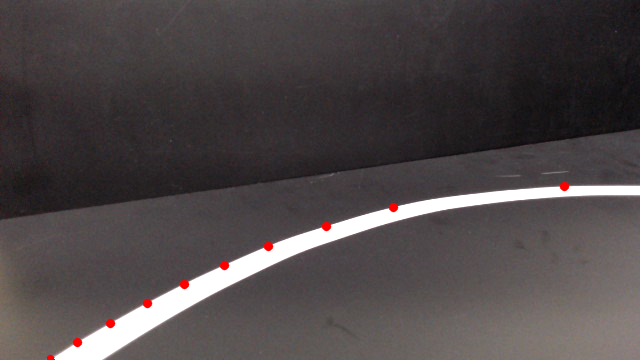
//> input picture opencv_test/image.png, 640 x 360 px
$ ./debug_edge_track image.png   (built with g++ and OpenCV 4)
//> lines starting //> are read from the running program, lines starting //| are printed output that depends on the picture; after the words box and inside, x2 and y2 are one past the last pixel; in counts of white or black regions, pixels touching at a corner belong together
#include <opencv2/opencv.hpp>
#include <iostream>

using namespace cv;
using namespace std;

static const string kWinParams = "Params";
static const string kWinView   = "View";

// ===== 트랙바 상태값 (초기값) =====
int use_channel = 2;      // 0: Gray, 1: S(HSV), 2: OR(Fusion)
int g_t1 = 60,  g_t2 = 260;  // Gray Canny thresholds
int s_t1 = 50,  s_t2 = 150;  // S    Canny thresholds

int blur_n = 2;           // Gaussian ksize = 2*blur_n + 1  (1,3,5,7..)
int sigma10 = 12;         // sigmaX = sigma10/10.0
int aperture_idx = 0;     // 0->3, 1->5, 2->7
int l2grad = 1;           // 0/1

int morph_on = 1;         // 0/1
int morph_n = 1;          // kernel = 2*morph_n+1

// ===== 유틸 =====
inline int odd_from_n(int n) { return 2*n + 1; }

static Mat run_canny(const Mat& src, int t1, int t2, int aperture_idx, bool l2) {
    int apertureSize = 3 + 2*aperture_idx; // 3,5,7
    Mat edges;
    Canny(src, edges, t1, t2, apertureSize, l2);
    return edges;
}

static Mat make_edge_map(const Mat& bgr) {
    // 채널 준비
    Mat gray; cvtColor(bgr, gray, COLOR_BGR2GRAY);
    Mat hsv;  cvtColor(bgr, hsv, COLOR_BGR2HSV);
    vector<Mat> ch; split(hsv, ch);
    Mat S = ch[1];

    // 블러
    int k_blur = max(1, odd_from_n(blur_n));
    double sigmaX = sigma10 / 10.0;
    if (k_blur > 1 || sigmaX > 0.0) {
        GaussianBlur(gray, gray, Size(k_blur, k_blur), sigmaX);
        GaussianBlur(S,    S,    Size(k_blur, k_blur), sigmaX);
    }

    // Canny
    Mat e_gray = run_canny(gray, g_t1, g_t2, aperture_idx, l2grad != 0);
    Mat e_s    = run_canny(S,    s_t1, s_t2, aperture_idx, l2grad != 0);

    Mat edge;
    if (use_channel == 0)      edge = e_gray;
    else if (use_channel == 1) edge = e_s;
    else                       bitwise_or(e_gray, e_s, edge);

    // 모폴로지 close
    if (morph_on) {
        int k_morph = max(1, odd_from_n(morph_n));
        Mat k = getStructuringElement(MORPH_RECT, Size(k_morph, k_morph));
        morphologyEx(edge, edge, MORPH_CLOSE, k);
    }
    return edge;
}

// 두 이미지를 같은 높이로 나란히 보기
static Mat side_by_side(const Mat& left, const Mat& right) {
    int h = 720; // 보기 편한 기본 높이
    double scaleL = (double)h / left.rows;
    double scaleR = (double)h / right.rows;
    Mat L, R;
    resize(left,  L, Size(), scaleL, scaleL, INTER_AREA);
    resize(right, R, Size(), scaleR, scaleR, INTER_NEAREST);
    Mat R3; cvtColor(R, R3, COLOR_GRAY2BGR);
    Mat cat; hconcat(L, R3, cat);
    return cat;
}

int main(int argc, char** argv) {
    if (argc < 2) {
        cerr << "사용법: " << argv[0] << " <이미지 경로>\n";
        return -1;
    }

    Mat img = imread(argv[1]);
//> img is the input picture: 360 rows x 640 cols, CV_8UC3; mean B, G, R 72.2, 71.2, 77.9
    if (img.empty()) {
        cerr << "이미지를 불러올 수 없습니다: " << argv[1] << "\n";
        return -1;
    }

    namedWindow(kWinParams, WINDOW_AUTOSIZE);
    namedWindow(kWinView,   WINDOW_NORMAL);

    createTrackbar("Channel(0:Gray,1:S,2:OR)", kWinParams, &use_channel, 2);
    createTrackbar("Gray T1",  kWinParams, &g_t1,  1000);
    createTrackbar("Gray T2",  kWinParams, &g_t2,  1000);
    createTrackbar("S T1",     kWinParams, &s_t1,  1000);
    createTrackbar("S T2",     kWinParams, &s_t2,  1000);

    createTrackbar("Blur n(ksz=2n+1)", kWinParams, &blur_n, 10);
    createTrackbar("Sigma x(x0.1)",    kWinParams, &sigma10, 50);

    createTrackbar("Aperture(0:3,1:5,2:7)", kWinParams, &aperture_idx, 2);
    createTrackbar("L2gradient(0/1)",       kWinParams, &l2grad, 1);

    createTrackbar("Morph close(0/1)", kWinParams, &morph_on, 1);
    createTrackbar("Morph n(ksz=2n+1)", kWinParams, &morph_n, 5);

    cout << "[단축키] q/ESC: 종료, s: edge 저장(edge_output.png), p: 현재 파라미터 콘솔 출력\n";

    while (true) {
        Mat edges = make_edge_map(img);
//> in make_edge_map, `cvtColor(bgr, hsv, COLOR_BGR2HSV)`: hsv: 360 rows x 640 cols, CV_8UC3; mean H, S, V 108.3, 27, 78
//> in make_edge_map, `split(hsv, ch)`:
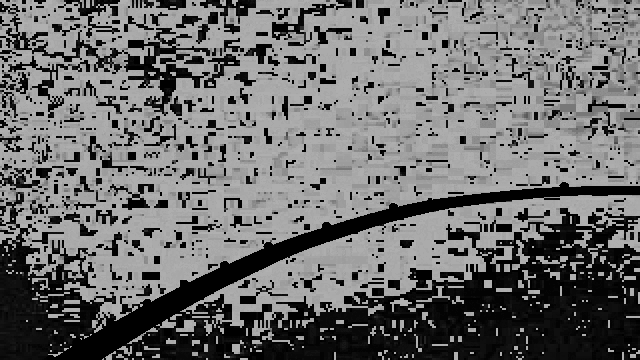
//> ch[0]: 360 rows x 640 cols, CV_8UC1; min 0, max 179, mean 108.3
//> in make_edge_map, `split(hsv, ch)`:
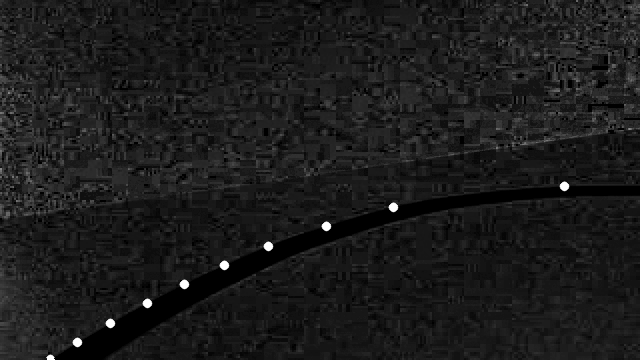
//> ch[1]: 360 rows x 640 cols, CV_8UC1; min 0, max 255, mean 27
//> in run_canny, `Canny(src, edges, t1, t2, apertureSize, l2);`:
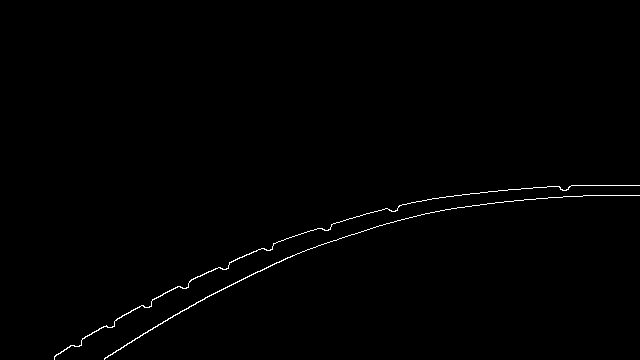
//> edges: 360 rows x 640 cols, CV_8UC1; 0.6% white in thin lines or dots, all inside (x1, y1, x2, y2) = (54, 185, 640, 360)
//> call 2 of run_canny, with t1 = 50, t2 = 150, aperture_idx = 0, l2 = true
//> in run_canny (call 2), `int apertureSize = 3 + 2*aperture_idx;`: apertureSize = 3
//> in run_canny (call 2), `Canny(src, edges, t1, t2, apertureSize, l2);`:
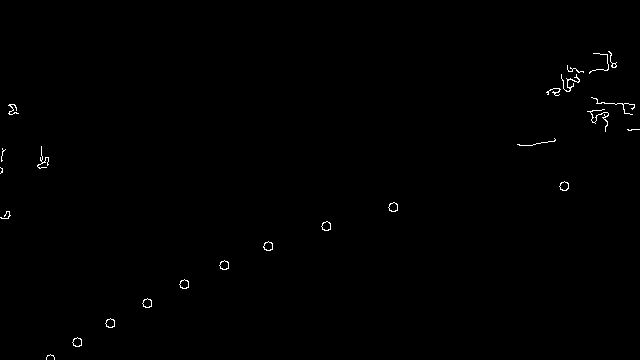
//> edges: 360 rows x 640 cols, CV_8UC1; 0.4% white in thin lines or dots, all inside (x1, y1, x2, y2) = (0, 51, 640, 360)
//> in make_edge_map, `morphologyEx(edge, edge, MORPH_CLOSE, k);`:
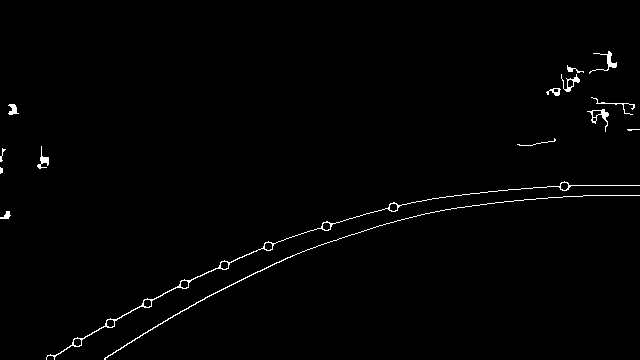
//> edge: 360 rows x 640 cols, CV_8UC1; 1.1% white in thin lines or dots, all inside (x1, y1, x2, y2) = (0, 51, 640, 360)

        // 상태 텍스트
        int apertureSize = 3 + 2*aperture_idx;  // 3/5/7
//> apertureSize = 3
        double sigmaX = sigma10 / 10.0;
        string info = format(
            "Chan:%d | G(%d,%d) S(%d,%d) | Blur:%d sig:%.1f | Ap:%d L2:%d | Morph:%d k:%d",
            use_channel, g_t1, g_t2, s_t1, s_t2, 2*blur_n+1, sigmaX, apertureSize, l2grad, morph_on, 2*morph_n+1);

        Mat view = side_by_side(img, edges);
//> in side_by_side, `resize(right, R, Size(), scaleR, scaleR, INTER_NEAREST);`:
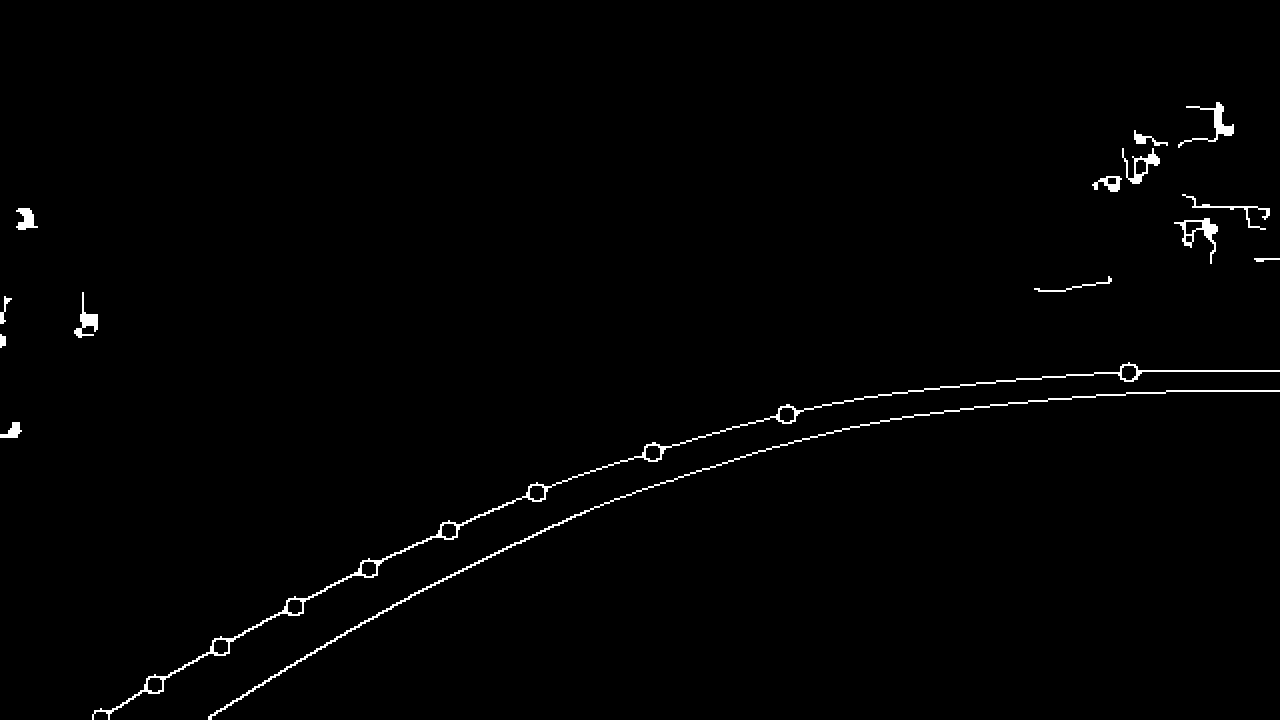
//> R: 720 rows x 1280 cols, CV_8UC1; 1.1% white; 15 white regions, largest, box (x1, y1, x2, y2) and area: (92, 362, 1280, 720) 3792, (208, 390, 1280, 720) 2564, (1178, 102, 1234, 148) 516
        putText(view, info, {20, 40}, FONT_HERSHEY_SIMPLEX, 0.8, Scalar(0,255,0), 2, LINE_AA);
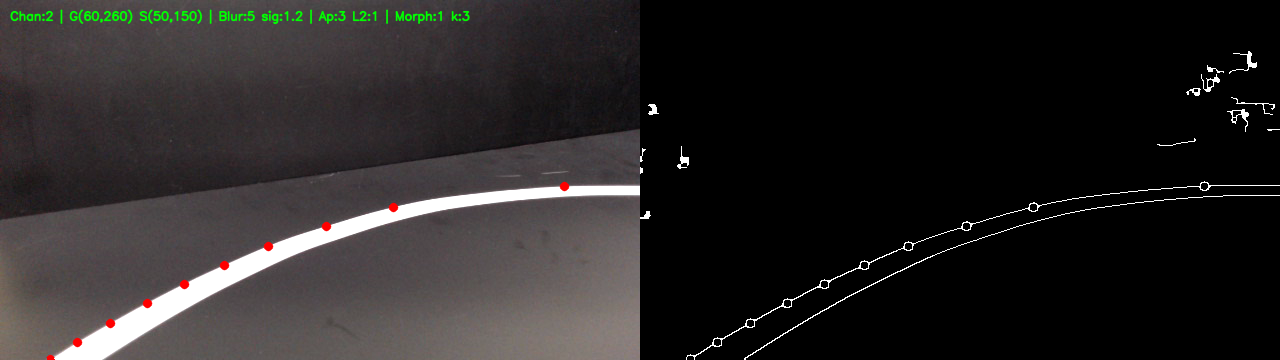
//> view: 720 rows x 2560 cols, CV_8UC3 (shown at 1/2 size); mean B, G, R 37.2, 37.7, 40
        imshow(kWinView, view);

        int key = waitKey(20);
//> the 'q' key is pressed
        if (key == 27 || key == 'q' || key == 'Q') break;
        if (key == 's' || key == 'S') {
            imwrite("edge_output.png", edges);
            cout << "저장됨: edge_output.png\n";
        }
        if (key == 'p' || key == 'P') {
            cout << "[PARAMS] use_channel=" << use_channel
                 << "  gray(" << g_t1 << "," << g_t2 << ")"
                 << "  S("    << s_t1 << "," << s_t2 << ")"
                 << "  blur="  << (2*blur_n+1)
                 << "  sigmaX="<< sigmaX
                 << "  aperture=" << apertureSize
                 << "  l2=" << l2grad
                 << "  morph=" << morph_on
                 << "  morph_k=" << (2*morph_n+1)
                 << endl;
        }
    }
    return 0;
}
